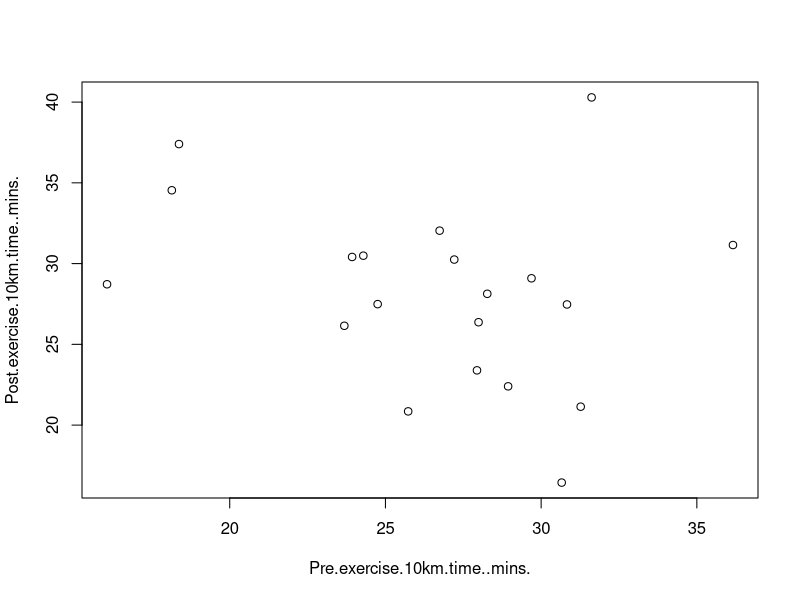
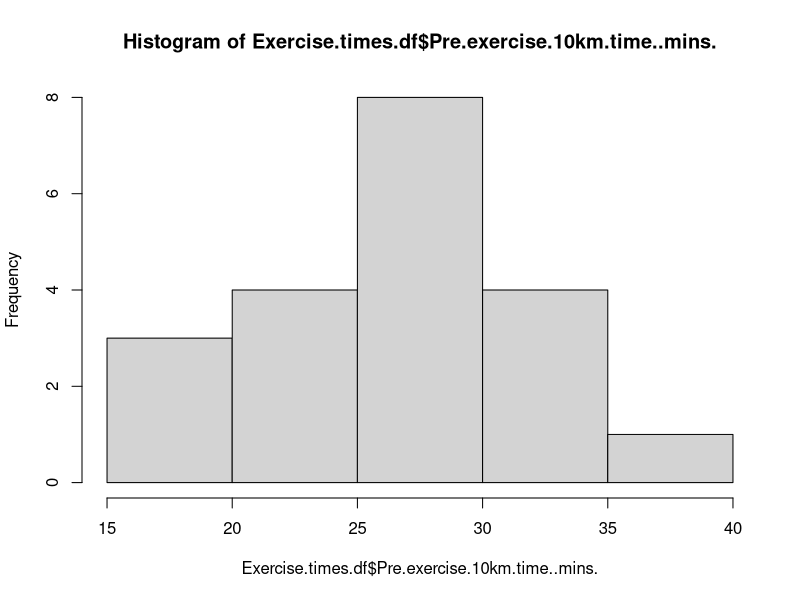
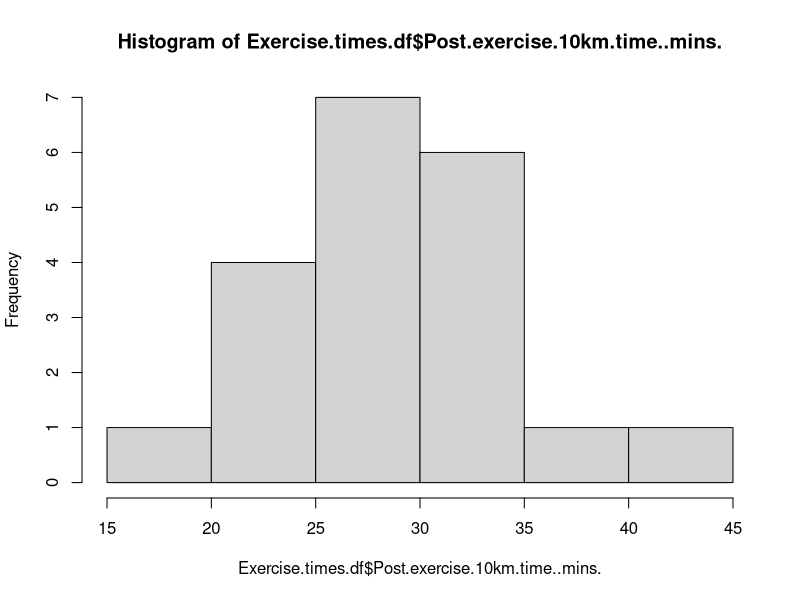
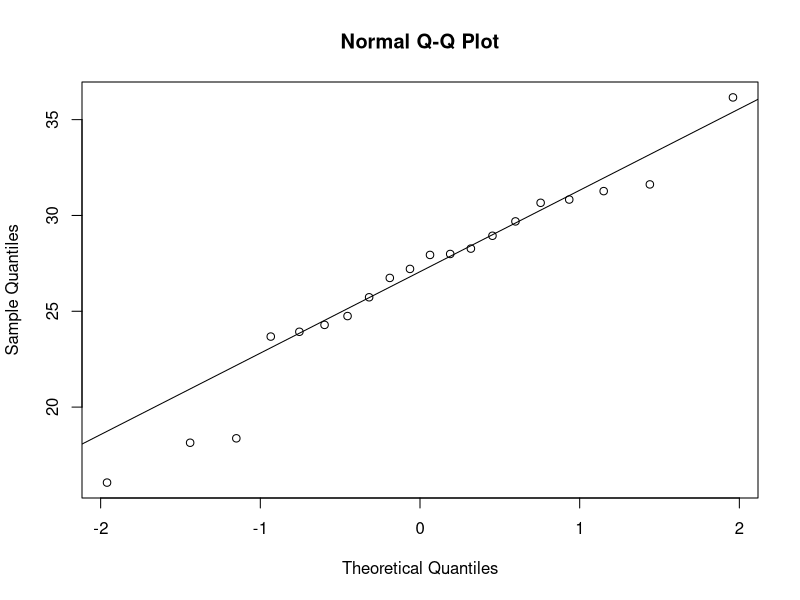
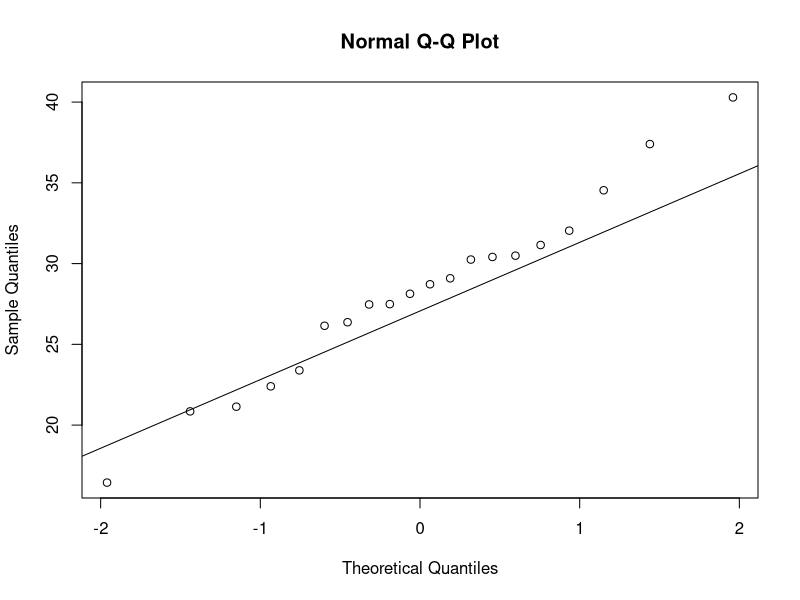
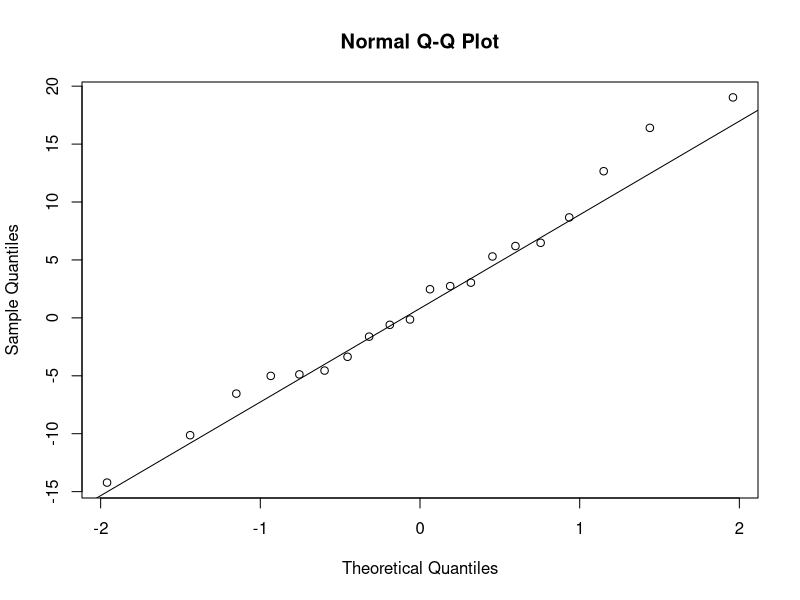
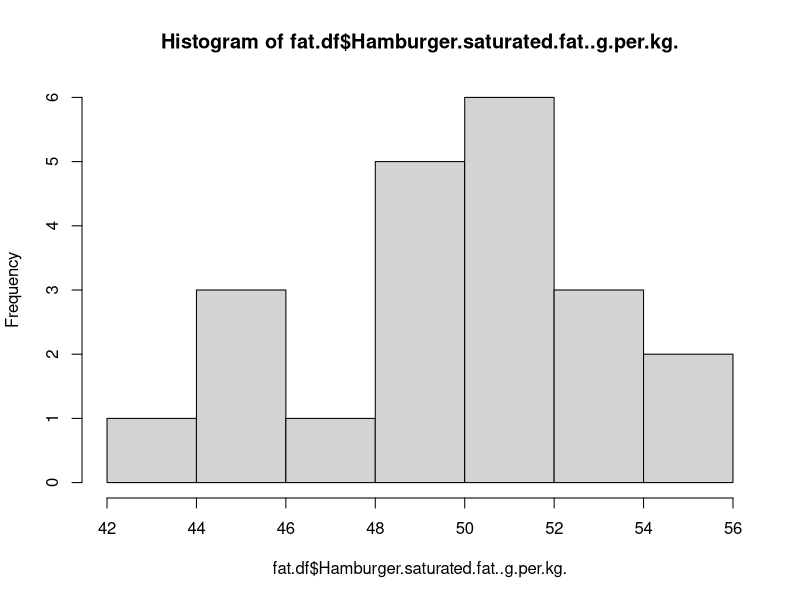
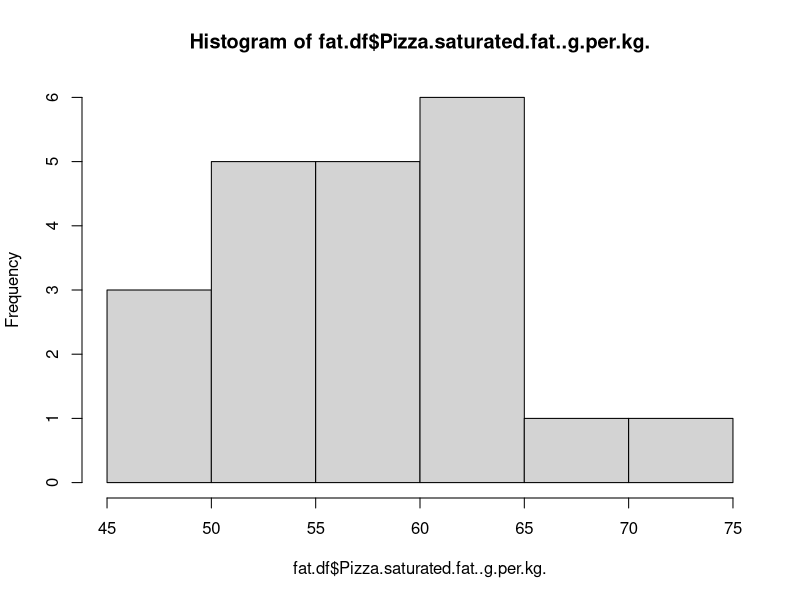

The R script that drew these images, in order:
## ---- chunk 1
Exercise.times.df <- read.csv(file = "Tutorial 6 Data - Exercise Times.csv", header=TRUE)
plot(Exercise.times.df[2:3])
hist(Exercise.times.df$Pre.exercise.10km.time..mins.,plot=TRUE)
hist(Exercise.times.df$Post.exercise.10km.time..mins.,plot=TRUE)

## ---- chunk 2
dof <- length(Exercise.times.df$Runner.ID.Number) - 1
dof
## ---- chunk 3
attach(Exercise.times.df)
shapiro.test(Pre.exercise.10km.time..mins.)
shapiro.test(Post.exercise.10km.time..mins.)
shapiro.test(Post.exercise.10km.time..mins. - Pre.exercise.10km.time..mins. )
qqnorm(Pre.exercise.10km.time..mins.); qqline(Pre.exercise.10km.time..mins.)
qqnorm(Post.exercise.10km.time..mins.)
qqline(Pre.exercise.10km.time..mins.)
qqnorm(Post.exercise.10km.time..mins.-Pre.exercise.10km.time..mins.)
qqline(Post.exercise.10km.time..mins.-Pre.exercise.10km.time..mins.)
detach(Exercise.times.df)
## ---- chunk 4

var.test(Exercise.times.df$Pre.exercise.10km.time..mins., Exercise.times.df$Post.exercise.10km.time..mins.)


## ---- chunk 5
pre.var <- var(Exercise.times.df$Pre.exercise.10km.time..mins.)
post.var <- var(Exercise.times.df$Post.exercise.10km.time..mins.)

f <- max(pre.var, post.var)/min(pre.var,post.var)
f
1/f

## ---- chunk 6
# put half alpha at each tail, use upper tail for F>1
qf(0.025,19,19,lower.tail=FALSE)

## ---- chunk 7
t.test(Exercise.times.df$Pre.exercise.10km.time..mins., Exercise.times.df$Post.exercise.10km.time..mins., paired=TRUE, var.equal=TRUE)
qt(0.025,19)
## ---- chunk 8
qt(0.025, 19)
## ---- chunk 9
fat.df = read.csv("Tutorial 6 Data - Fat Content.csv", header=TRUE)
hist(fat.df$Hamburger.saturated.fat..g.per.kg.,plot=TRUE)
hist(fat.df$Pizza.saturated.fat..g.per.kg.,plot = TRUE)
## ---- chunk 10
shapiro.test(fat.df$Hamburger.saturated.fat..g.per.kg.)
shapiro.test(fat.df$Pizza.saturated.fat..g.per.kg.)

qqnorm(fat.df$Hamburger.saturated.fat..g.per.kg.)
qqline(fat.df$Hamburger.saturated.fat..g.per.kg.)
qqnorm(fat.df$Pizza.saturated.fat..g.per.kg.)
qqline(fat.df$Pizza.saturated.fat..g.per.kg.)

## ---- chunk 11
var.test(fat.df$Hamburger.saturated.fat..g.per.kg.,fat.df$Pizza.saturated.fat..g.per.kg.)

var(fat.df$Hamburger.saturated.fat..g.per.kg.)
var(fat.df$Pizza.saturated.fat..g.per.kg.)
## ---- chunk 12
#
t.test(
    fat.df$Hamburger.saturated.fat..g.per.kg.,
        fat.df$Pizza.saturated.fat..g.per.kg., 
    paired=FALSE,var.equal = FALSE
    )
## ---- chunk 13
qt(0.025,df = 29.748)
